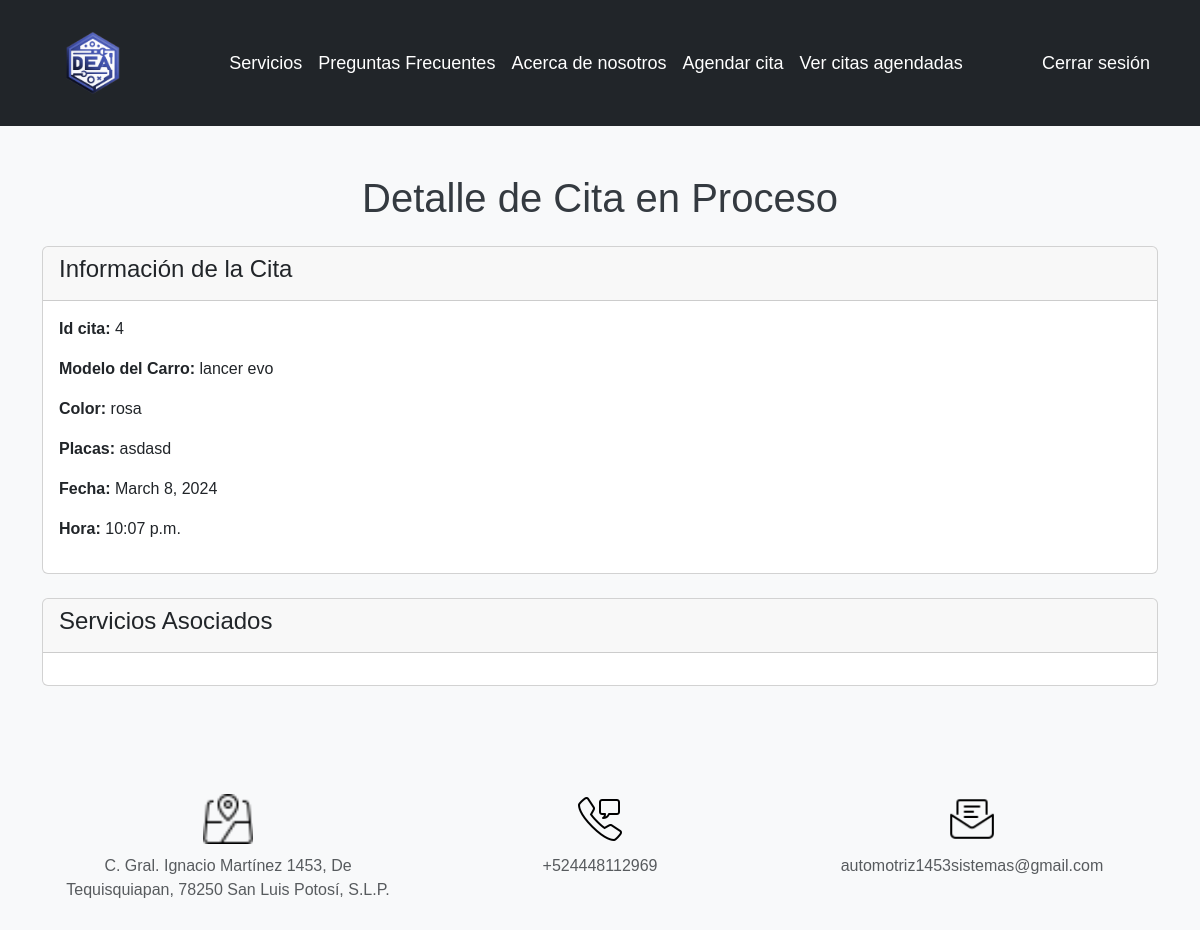
The app's page /detalle_cita_en_proceso/4 (signed in) with its own data.
### autenticacion/models.py (models this page shows, shortened)
class Cita(models.Model):
    usuario = models.ForeignKey(User, on_delete=models.CASCADE)
    modelo_carro = models.CharField(max_length=100)
    color = models.CharField(max_length=100)
    placas = models.CharField(max_length=20)
    fecha = models.DateField()
    hora = models.TimeField()
    estado = models.CharField(max_length=50, default='pendiente')
    retroalimentacion = models.TextField(null=True, blank=True)
    servicios = models.ManyToManyField(Servicio, through='DetalleCita')

### autenticacion/views.py (the view)
# urls.py: path('detalle_cita_en_proceso/<int:cita_id>', v_auth.detalle_cita_enProceso, name='detalle_cita_en_proceso'),
@login_required
def detalle_cita_enProceso(request, cita_id):
    cita = get_object_or_404(Cita, id=cita_id, estado="en proceso")
    servicios_cita = cita.detallecita_set.all()
    servicios = [detalle_cita.servicio for detalle_cita in servicios_cita]
    print(servicios)
    return render(request, 'detalle_cita_enProceso.html', {
        'cita': cita,
        'servicios': servicios,
    })

### main/templates/detalle_cita_enProceso.html (shortened to what this page needs)
<!DOCTYPE html>
<html lang="en">
<head>
    {% extends 'layouts/base.html' %}
    {% block content %}
    <div class="container my-5">
        <h1 class="text-center mb-4">Detalle de Cita en Proceso</h1>
        <div class="card mb-4">
            <div class="card-header">
                <h2 class="h4">Información de la Cita</h2>
            </div>
            <div class="card-body">
                <p><strong>Id cita:</strong> {{ cita.id }}</p>
                <p><strong>Modelo del Carro:</strong> {{ cita.modelo_carro }}</p>
                <p><strong>Color:</strong> {{ cita.color }}</p>
                <p><strong>Placas:</strong> {{ cita.placas }}</p>
                <p><strong>Fecha:</strong> {{ cita.fecha }}</p>
                <p><strong>Hora:</strong> {{ cita.hora }}</p>
            </div>
        </div>
        <div class="card">
            <div class="card-header">
                <h2 class="h4">Servicios Asociados</h2>
            </div>
            <div class="card-body">
            </div>
        </div>
    </div>
    {% endblock %}

### main/templates/layouts/base.html (style rules this page uses)
body { font-family: Arial, sans-serif; background-color: #f8f9fa; color: #343a40; }

### records on screen
Cita: id "4", modelo_carro "lancer evo", color "rosa", placas "asdasd", fecha "March 8, 2024", hora "10:07 p.m."
